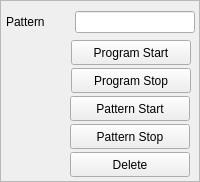
        <widget class="QFrame" name="frame10">
            <property name="geometry">
                <rect>
                    <x>498</x>
                    <y>124</y>
                    <width>200</width>
                    <height>182</height>
                </rect>
            </property>
            <property name="frameShape">
                <enum>QFrame::StyledPanel</enum>
            </property>
            <property name="frameShadow">
                <enum>QFrame::Plain</enum>
            </property>
            <widget class="QLabel" name="textLabel4">
                <property name="geometry">
                    <rect>
                        <x>6</x>
                        <y>6</y>
                        <width>71</width>
                        <height>31</height>
                    </rect>
                </property>
                <property name="text">
                    <string>Pattern</string>
                </property>
                <property name="wordWrap">
                    <bool>false</bool>
                </property>
            </widget>
            <widget class="QLineEdit" name="PattermNo">
                <property name="geometry">
                    <rect>
                        <x>75</x>
                        <y>11</y>
                        <width>120</width>
                        <height>22</height>
                    </rect>
                </property>
            </widget>
            <widget class="QPushButton" name="ButStartProgram">
                <property name="geometry">
                    <rect>
                        <x>71</x>
                        <y>40</y>
                        <width>120</width>
                        <height>25</height>
                    </rect>
                </property>
                <property name="text">
                    <string>Program Start</string>
                </property>
            </widget>
            <widget class="QPushButton" name="ButStopProgram">
                <property name="geometry">
                    <rect>
                        <x>71</x>
                        <y>68</y>
                        <width>120</width>
                        <height>25</height>
                    </rect>
                </property>
                <property name="text">
                    <string>Program Stop</string>
                </property>
            </widget>
            <widget class="QPushButton" name="ButStartPatterm">
                <property name="geometry">
                    <rect>
                        <x>70</x>
                        <y>96</y>
                        <width>120</width>
                        <height>25</height>
                    </rect>
                </property>
                <property name="text">
                    <string>Pattern Start</string>
                </property>
            </widget>
            <widget class="QPushButton" name="ButStopPatterm">
                <property name="geometry">
                    <rect>
                        <x>70</x>
                        <y>124</y>
                        <width>120</width>
                        <height>25</height>
                    </rect>
                </property>
                <property name="text">
                    <string>Pattern Stop</string>
                </property>
            </widget>
            <widget class="QPushButton" name="ButDelPatterm">
                <property name="geometry">
                    <rect>
                        <x>70</x>
                        <y>152</y>
                        <width>120</width>
                        <height>25</height>
                    </rect>
                </property>
                <property name="text">
                    <string>Delete</string>
                </property>
            </widget>
        </widget>
